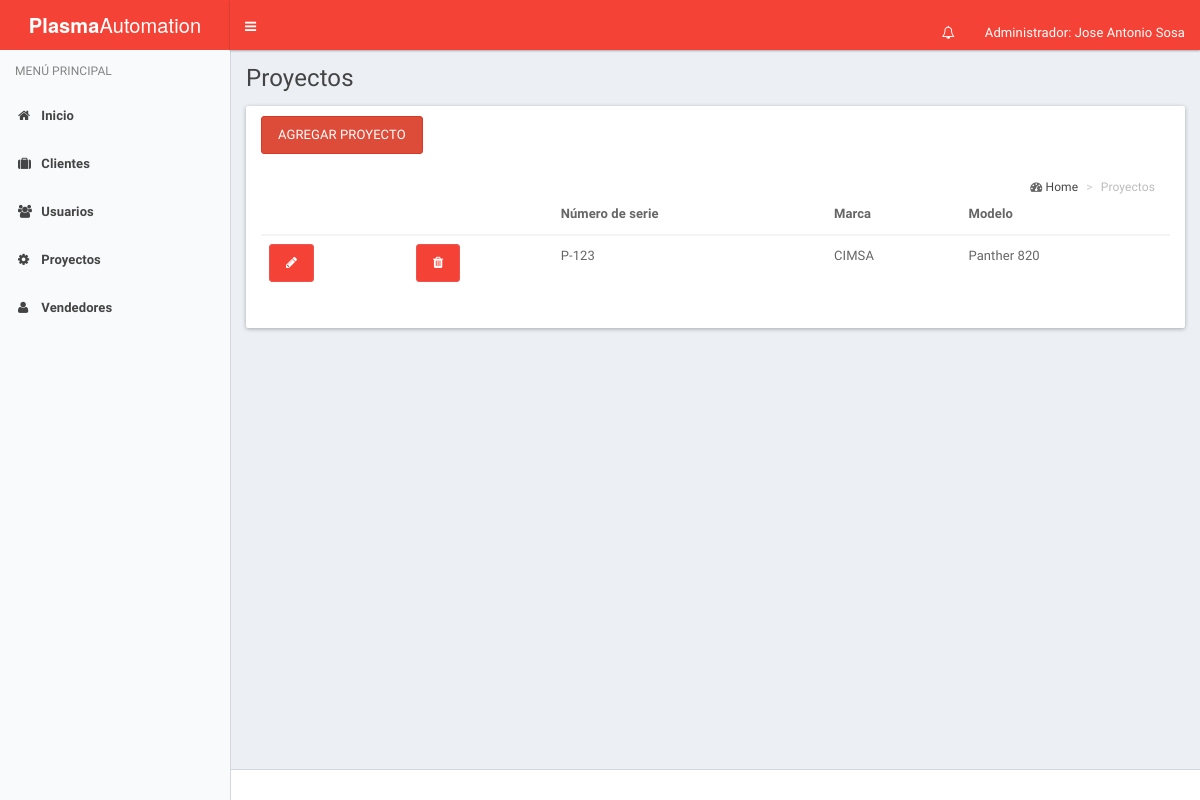
Before: /index_proyecto.php (signed in) with the older database file.
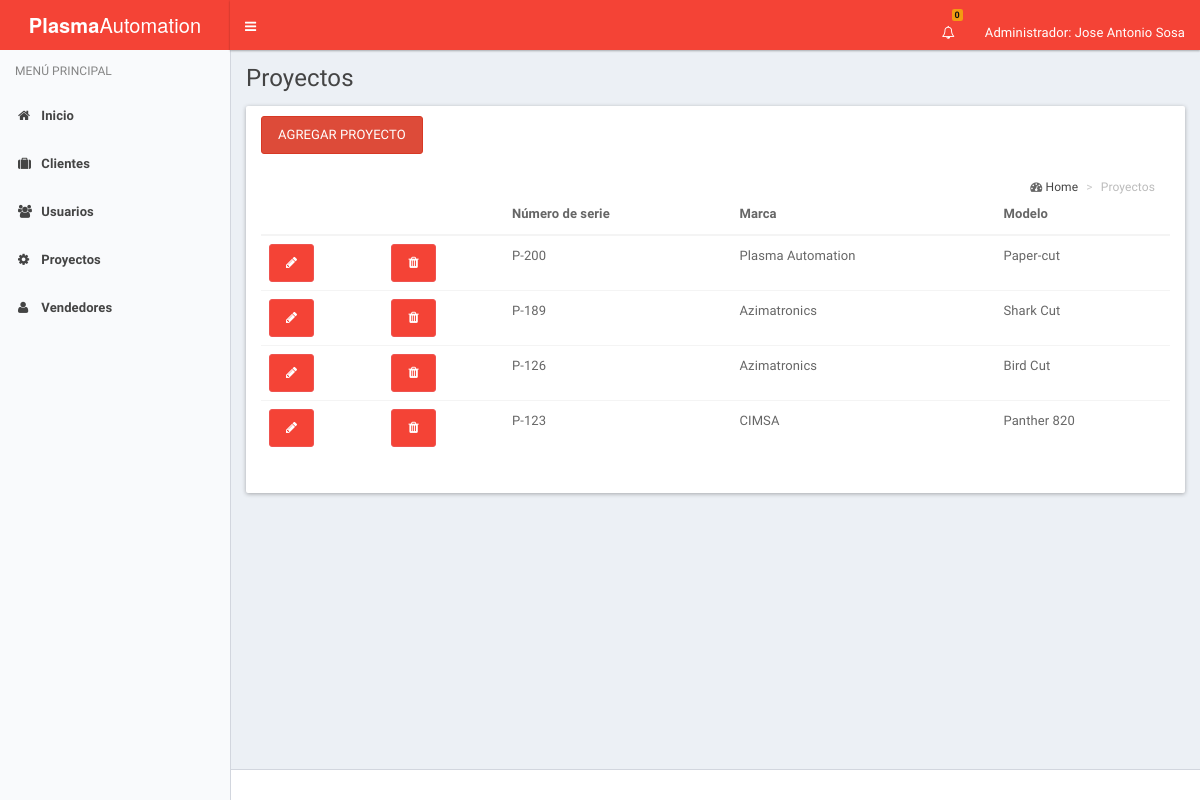
After: the same page with the newer database file.
### tables this page shows
CREATE TABLE IF NOT EXISTS `proyecto` (
  `id` int(11) NOT NULL,
  `no_serie` varchar(8) NOT NULL,
  `marca` varchar(20) NOT NULL,
  `modelo` varchar(30) NOT NULL
);

### index_proyecto.php (the view, shortened to what this page needs)
<!DOCTYPE html>
<html lang="es">
  <head>
    <link rel="stylesheet" href="assets/bootstrap/css/bootstrap.css">
    <link rel="stylesheet" href="assets/css/font-awesome.min.css">
    <link rel="stylesheet" href="assets/css/ionicons.min.css">
    <link rel="stylesheet" href="assets/dist/css/AdminLTE.css">
    <link rel="stylesheet" href="assets/dist/css/skins/_all-skins.css">
    <link rel="stylesheet" href="assets/plugins/select2/select2.min.css">
    <link href="assets/plugins/pnotify/css/pnotify.custom.min.css" rel="stylesheet">
  </head>
  <body class="hold-transition skin-blue-light sidebar-mini">
    <div class="wrapper">
      <?php
        include('header.php');
      ?>
      <?php
        include('menu.php');
      ?>
      <div class="content-wrapper" id="content">
        <section class="content-header">
          <h1>
            Proyectos
          </h1>
        </section>
        <section class="content">
      <div class="col-lg-12">
         <div class="row">
          <div class="panel">
            <div class="panel-heading">
            <button class="btn btn-danger" data-toggle="modal" data-target="#miventana">Agregar Proyecto</button>
              <section class="content-header">
                <ol class="breadcrumb">
                   <i class="fa fa-dashboard"></i>
                    <li><a href="">Home</a></li>
                    <li class="active">Proyectos
                   </li>
                </ol>
              </section>
            </div>
            <div class="panel-body">
              <table class="table">
                <thead>
                  <tr>
                    <th></th>
                    <th></th>
                    <th>Número de serie</th>
                    <th>Marca</th>
                    <th>Modelo</th>
                  </tr>
                </thead>
                <tbody>
                <?php
                  $host = 'localhost';
                  $user = 'root';
                  $password = '123';
                  $conexion = @mysql_connect($host, $user, $password);
                  $sql = "SELECT * FROM proyecto ORDER BY no_serie DESC";
                  $resultado = mysql_query($sql, $conexion);
                  while ($proyecto = mysql_fetch_assoc($resultado)) {
                    echo "<tr>";
                    echo "<td><a href='proyecto.php?editar_proyecto_id=".$proyecto['id']."' class='btn btn-rounded btn-primary editar-proyecto'><i class='fa fa-pencil'></i></a></td>";
                    echo "<td><a href='proyecto.php?eliminar_proyecto_id=".$proyecto['id']."' class='btn btn-primary eliminar-proyecto'><i class='fa fa-trash eliminar-proyecto'></i></a></td>";
                    echo "<td>".$proyecto['no_serie']."</td>";
                    echo "<td>".$proyecto['marca']."</td>";
                    echo "<td>".$proyecto['modelo']."</td>";
                    echo "</tr>";
                  }
                ?>
                </tbody>
              </table>
            </div>
          </div>
        </div>
      </div>
    </section>
    <div class="clearfix"></div>
  </div>
      <footer class="main-footer">
      </footer>
    </div>
  </body>
</html>

### header.php (shortened to what this page needs)
<?php
                  $host = 'localhost';
                  $user = 'root';
                  $password = '123';
                  $conexion = @mysql_connect($host, $user, $password);
?>
<header class="main-header">
        <a href="index.php" class="logo">
          <span class="logo-lg"><b>Plasma</b>Automation</span>
        </a>
        <nav class="navbar navbar-static-top" role="navigation" style="height: 50px;">
          <a href="#" class="sidebar-toggle" data-toggle="offcanvas" role="button" style="height: 50px;">
          </a>
          <div class="navbar-custom-menu">
            <ul class="nav navbar-nav">
              <li class="dropdown notifications-menu">
              <a href="#" class="dropdown-toggle" data-toggle="dropdown" aria-expanded="true">
              <i class="fa fa-bell-o">
              </i>
              <?php
              $sql = "SELECT id_notificacion, sum(contador) as suma from notificacion";
              $resultado = mysql_query($sql, $conexion);
              $contador = mysql_fetch_assoc($resultado);
              echo "<span class = 'label label-warning text-black'>".$contador['suma']."</span>";
              ?>
              </a>
              </li>
              <li class="dropdown user user-menu">
                <a href="#" class="dropdown-toggle" data-toggle="dropdown" style="height: 50px;">
                 <span class="hidden-xs"><?php echo "Administrador: ".$_SESSION['usuario']['nombre'];?></span>
                </a>
              </li>
            </ul>
          </div>
        </nav>
      </header>

Changed rows visible on the page:
added proyecto: no_serie "P-200", marca "Plasma Automation", modelo "Paper-cut"
added proyecto: no_serie "P-189", marca "Azimatronics", modelo "Shark Cut"
added proyecto: no_serie "P-126", marca "Azimatronics", modelo "Bird Cut"
Other visible differences:
$contador['suma']: (not shown) → "0"
